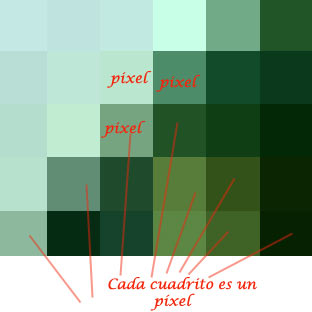
#> input picture pixelesimagen.jpeg, 312 x 312 px
$ python main.py
#> lines starting #> are read from the running program, lines starting #| are printed output that depends on the picture; after the words box and inside, x2 and y2 are one past the last pixel; in counts of white or black regions, pixels touching at a corner belong together
### Apertura.py
import sys
import matplotlib.pyplot as plotter
from PIL import Image, ImageOps
import numpy as np
import time
from ordenamiento_media  import Ordenamiento

class Apertura():
  def probar_apertura_archivo(self):
    """
    Función que pregunta la dirección de la imagen a la que se le desea sacar el filtro de medianas y transforma dicha imagen en una matriz.
    Salida: matriz que contiene los valores de la imagen
    Restricciones: Se debe escribir la dirección de una imagen previamente guardada
    """
    #cambia el limite de la pila
    sys.setrecursionlimit(10**6)
    #lectura de la imagen en escala de grises
    direccion_archivo= input("Introduzca la dirección de la imagen a la que le desea aplicar el filtro de medianas:")
#> the answer given: pixelesimagen.jpeg
    imagen = Image.open(direccion_archivo)
#> imagen is the input picture: PIL image 312x312 RGB; mean R, G, B 126.5, 157.5, 131.7
    #crea la imagen a escala de grises
    gray_image = ImageOps.grayscale(imagen)
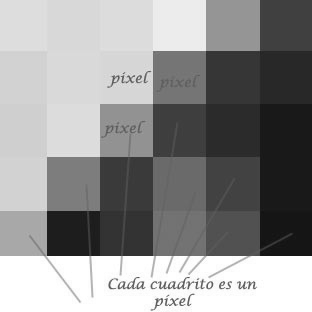
#> gray_image: PIL image 312x312 L; min 17, max 255, mean 145.2
    #muestra la imagen
    gray_image.show()
    #convierte la imagen a escala de grises a numpy array
    gray_image_np = np.asarray(gray_image)
    gray_image_lists_py = gray_image_np.tolist()
#> gray_image_lists_py = 312 items
    return gray_image_np


  def abrir_nuevo_archivo(self,matriz):
    """
    Función que transforma una matriz en una imagen y la muestra.
    Parámetro: Matriz (matriz de medias calculada)
    """
    #Transforma la matriz en una imagen
    image = Image.fromarray(np.array(matriz))
    #muestra la imagen
    image.show()

### calculo_media.py
import numpy as np
import sys
import matplotlib.pyplot as plotter
from ordenamiento_media import Ordenamiento,Ordenamiento_2
from Apertura import Apertura


class Calculo_Media():
  #Constructor
  def __init__(self,matriz):
    self.matriz_de_medias= np.zeros((len(matriz), len( matriz[0,] )))
#> self.matriz_de_medias: shape (312, 312) float64; every value is 0

  def calcular_matriz_de_medias(self,matriz, contador_fila, ventana,selector):
    """
    Función que recorre cada una de las filas de la matriz para construir cada fila de la matriz de medianas.
    Parametro 1: matriz a la que se le aplicará el filtro de medianas
    Parametro 2: contador que representa la fila a la cual se calculara la mediana al rededor de cada uno de sus valores
    Parametro 3: tamaño de la ventana
    Parametro 4: Algoritmo de ordenamiento que se desea utilizar. Opciones: 1 o 2
    Return: matriz de medianas, la cual representa la imagen filtrada
    """
    #Si ya se recorrieron todas las filas
    if contador_fila!=len(matriz):
      calcular_media_ventana(self,matriz, contador_fila,0,ventana,selector)
      return self.calcular_matriz_de_medias(matriz, contador_fila+1, ventana,selector)
    else:
      return self.matriz_de_medias


def calcular_media_ventana(self,matriz, fila, contador_columna,ventana,selector):
  """
  Calcula la mediana de cada posición de una fila de la matriz dada una ventana de cierto tamaño.
  Parametro 1: matriz a la que se le aplicará el filtro de medianas
  Parametro 2: fila de la matriz que se recorrerá
  Parametro 3: contador que representa la posición de la fila sobre la que se calculará la ventana
  Parametro 4: tamaño de la ventana
  Parametro 5: Algoritmo de ordenamiento que se desea utilizar. Opciones: 1 o 2
  Return: lista que contiene las medianas de la n-ésima fila de la matriz
  """
  #Si se desea usar el segundo algoritmo de ordenamiento
  if selector == 2 :
    orde = Ordenamiento_2()
  #Si se desea usar el primer algoritmo de ordenamiento
  else:
    orde = Ordenamiento()

  #Cantidad de posiciones a la izquierda/derecha arriba/abajo de la posición específica que pertenecen a la ventana
  radio= int(ventana/2)
  #Si no se ha llegado al final de la columna
  if len(matriz[fila,])!=contador_columna :
    #Si se está dentro de la ventana y la ventana no se salga de la matriz por arriba ni por abajo
    if contador_columna >= radio and len(matriz)-1-radio >= contador_columna:
      #Si la ventana no se sale de la matriz por la derecha ni por la izquierda
      if fila >= radio and len(matriz[0,])-1-radio >= fila:
        media_por_sacar=matriz[fila-radio:fila+radio+1, contador_columna-radio:contador_columna+radio+1]
        self.matriz_de_medias[fila,contador_columna]=orde.media(media_por_sacar.flatten())
        return calcular_media_ventana(self,matriz, fila, contador_columna+1,ventana,selector)
      #La ventana se sale de la matriz por la izquierda
      elif fila < radio and len(matriz[0,])-1-radio >= fila:
        media_por_sacar=matriz[0:fila+radio+1, contador_columna-radio:contador_columna+radio+1]
        self.matriz_de_medias[fila,contador_columna]=orde.media(media_por_sacar.flatten())
        return calcular_media_ventana(self,matriz, fila, contador_columna+1,ventana,selector)
      #La ventana se sale de la matriz por la derecha
      elif fila >= radio and len(matriz[0,])-1-radio < fila:
        media_por_sacar=matriz[fila-radio: , contador_columna-radio:contador_columna+radio+1]
        self.matriz_de_medias[fila,contador_columna]=orde.media(media_por_sacar.flatten())
        return calcular_media_ventana(self,matriz, fila, contador_columna+1,ventana,selector)
      #La ventana se sale de la matriz lateralmente por ambos lados
      else:
        media_por_sacar=matriz[0: , contador_columna-radio:contador_columna+radio+1]
        self.matriz_de_medias[fila,contador_columna]=orde.media(media_por_sacar.flatten())
        return calcular_media_ventana(self,matriz, fila, contador_columna+1,ventana,selector)
    #La ventana se sale de la matriz por arriba
    elif contador_columna < radio and len(matriz)-1-radio >= contador_columna:
      calcular_media_arriba(self,matriz, fila, contador_columna, radio,selector)
      return calcular_media_ventana(self,matriz, fila, contador_columna+1,ventana,selector)
    #La ventana se sale por abajo
    elif contador_columna >= radio and len(matriz)-1-radio < contador_columna:
      calcular_media_abajo(self,matriz, fila, contador_columna, radio,selector)
      return calcular_media_ventana(self,matriz, fila, contador_columna+1,ventana,selector)
    #La ventana se sale por arriba y por abajo
    else:
      calcular_media_abajo_arriba(self,matriz, fila, contador_columna, radio,selector)
      return calcular_media_ventana(self,matriz, fila, contador_columna+1,ventana,selector)


def calcular_media_arriba(self,matriz, fila, contador_columna, radio, selector):
  """
  Se calcula la media de una ventana que se sale por arriba de una posición específica de la matriz
  Parametro 1: matriz a la que se le aplicará el filtro de medianas
  Parametro 2: numero de fila de la posición específica
  Parametro 3: numero de columna de la posición específica
  Parametro 4: cantidad de posiciones a la izquierda/derecha arriba/abajo de la posición específica que pertenecen a la ventana
  Parametro 5: Algoritmo de ordenamiento que se desea utilizar. Opciones: 1 o 2
  """
  #Si se desea usar el segundo algoritmo de ordenamiento
  if selector == 2 :
    orde = Ordenamiento_2()
  #Si se desea usar el primer algoritmo de ordenamiento
  else:
    orde = Ordenamiento()
  #Si la ventana no se sale de la matriz por la derecha ni por la izquierda
  if fila >= radio and len(matriz[0,])-1-radio >= fila:
    media_por_sacar=matriz[fila-radio:fila+radio+1, 0:contador_columna+radio+1]
    self.matriz_de_medias[fila,contador_columna]=orde.media(media_por_sacar.flatten())
  #La ventana se sale de la matriz por la izquierda
  elif fila < radio and len(matriz[0,])-1-radio >= fila:
    media_por_sacar=matriz[0:fila+radio+1, 0:contador_columna+radio+1]
    self.matriz_de_medias[fila,contador_columna]=orde.media(media_por_sacar.flatten())
  #La ventana se sale de la matriz por la derecha
  elif fila >= radio and len(matriz[0,])-1-radio < fila:
    media_por_sacar=matriz[fila-radio: , 0:contador_columna+radio+1]
    self.matriz_de_medias[fila,contador_columna]=orde.media(media_por_sacar.flatten())
  #La ventana se sale de la matriz lateralmente por ambos lados
  else:
    media_por_sacar=matriz[0: , 0:contador_columna+radio+1]
    self.matriz_de_medias[fila,contador_columna]=orde.media(media_por_sacar.flatten())

def calcular_media_abajo(self,matriz, fila, contador_columna, radio, selector):
  """
  Se calcula la media de una ventana que se sale por abajo de una posición específica de la matriz
  Parametro 1: matriz a la que se le aplicará el filtro de medianas
  Parametro 2: numero de fila de la posición específica
  Parametro 3: numero de columna de la posición específica
  Parametro 4: cantidad de posiciones a la izquierda/derecha arriba/abajo de la posición específica que pertenecen a la ventana
  Parametro 5: Algoritmo de ordenamiento que se desea utilizar. Opciones: 1 o 2
  """
  #Si se desea usar el segundo algoritmo de ordenamiento
  if selector == 2 :
    orde = Ordenamiento_2()
  #Si se desea usar el primer algoritmo de ordenamiento
  else:
    orde = Ordenamiento()
  #Si la ventana no se sale de la matriz por la derecha ni por la izquierda
  if fila >= radio and len(matriz[0,])-1-radio >= fila:
    media_por_sacar=matriz[fila-radio:fila+radio+1, contador_columna-radio:]
    self.matriz_de_medias[fila,contador_columna]=orde.media(media_por_sacar.flatten())
  #La ventana se sale de la matriz por la izquierda
  elif fila < radio and len(matriz[0,])-1-radio >= fila:
    media_por_sacar=matriz[0:fila+radio+1, contador_columna-radio:]
    self.matriz_de_medias[fila,contador_columna]=orde.media(media_por_sacar.flatten())
  #La ventana se sale de la matriz por la derecha
  elif fila >= radio and len(matriz[0,])-1-radio < fila:
    media_por_sacar=matriz[fila-radio: , contador_columna-radio:]
    self.matriz_de_medias[fila,contador_columna]=orde.media(media_por_sacar.flatten())
  #La ventana se sale de la matriz lateralmente por ambos lados
  else:
    media_por_sacar=matriz[0: , contador_columna-radio:]
    self.matriz_de_medias[fila,contador_columna]=orde.media(media_por_sacar.flatten())

# [31 lines left out: function calcular_media_abajo_arriba, not called in this run]

#Devuelve la matriz de medias
def get(self):
  return self.matriz_de_medias

### ordenamiento_media.py
import numpy as np
import sys

class Ordenamiento():
  """
  Clase que contiene una función (con un algoritmo) que se encargan de ordenar las listas y calcular la media
  """

  def _init_(self):
    pass
  def media(self,lista):
    """
    Función que encuentra el valor medio de una lista
    Parámetro: lista de la que se encontrará la media
    Return: número medio
    Restricción: Para listas de tamaño n (un número par) toma la media como el valor en la posición (n/2)+1
    """
    #Se ordena la lista de menor a mayor
    copia_lista= self.quick_sort(lista)
    #Se calcula el índice en el que se encuentra el valor medio
    numero_medio = int(len(copia_lista)/2)
    return copia_lista[numero_medio]

  def quick_sort(self,lista):
    """
    Ordena la lista usando un nuevo algoritmo de ordenamiento
    Entradas: lista a ordenar
    Return: lista ordenada
    Nota: Para simplificar el código se utilizó el mismo nombre del otro algoritmo de ordenamiento
    """
    #Crea una copia de lista
    lista_fin = lista.copy()
    if len(lista)>1:
      return self.quick_sort_aux(list(lista_fin),[])
    else:
      return self.lista

  def quick_sort_aux(self,lista,lista_ord):
    """
    Función que se encarga de encontrar el elemento mínimo de la copia de la lista, agregarlo a una nueva lista y eliminarlo de la copia de la lista original
    Parametro 1: Lista que se desea ordenar (copia de la lista original)
    Parametro 2: Lista ordenada ascendentemente
    """
    #Si lista no está vacía
    try:
      #Encuentra el elemento mínimo
      elemento_min = min(lista)
      #Agrega el elemento mínimo y lo agrega al final de lista_ord
      lista_ord.append(elemento_min)
      #Elimina el elemento de lista
      lista.remove(elemento_min)
      return self.quick_sort_aux(lista,lista_ord)

    #Si lista está vacía
    except IndexError:
      matriz_res = np.array(lista_ord)
      return matriz_res

    except ValueError:
      elemento_min = lista[0]
      lista_ord.append(elemento_min)
      lista.remove(elemento_min)

class Ordenamiento_2():
  """
  Clase que contiene una función (con un algoritmo distinto al que se encuentra en Ordenamiento) que se encargan de ordenar las listas y calcular la media
  """

  def _init_(self):
    pass
  # [91 lines left out: functions media, quick_sort, mayores, menores, not called in this run]

### main.py
import sys
import matplotlib.pyplot as plotter
from PIL import Image, ImageOps
import numpy as np
import time #Clase que permite mostrar el tiempo de ejecución del sistema
from calculo_media import Calculo_Media #Clase que sirve para calcular el filtro de medias a una matriz
from Apertura import Apertura #Clase creada para convertir la imagen y mostrarla


#Se crea una instancia de la clase Apertura
aper = Apertura()
#Matriz que contiene la imagen
matriz = aper.probar_apertura_archivo()
#Instancia de la clase Calculo_Media
cm = Calculo_Media(matriz)
#Tamaño de la ventana
dimension_ventana = int(input("Ingrese el tamaño de la ventana: "))
#> the answer given: 3
#Opción de algoritmo de ordenamiento que se quiera usar
selector = int(input("Ingrese el algoritmo de ordenamiento que quiere usar (1) o (2)"))
#> the answer given: 1
#Si los datos introducidos por el usuario son los esperados
if isinstance(dimension_ventana,int) and dimension_ventana % 2 == 1 and isinstance(selector,int) and (1 == selector or selector == 2):
  #Calcula el momento en que se empieza a correr el programa
  inicio= time.time()
  #Calcula 2 veces el filtro de medianas
  resultado= cm.calcular_matriz_de_medias(cm.calcular_matriz_de_medias(matriz,0,dimension_ventana,selector),0,dimension_ventana,selector)
#> in calcular_media_arriba, `media_por_sacar=matriz[0:fila+radio+1, 0:contador_columna+radio+1]`: media_por_sacar = [[221, 221], [221, 221]]
#> in quick_sort, `lista_fin = lista.copy()`: lista_fin = [221, 221, 221, 221]
#> in quick_sort_aux, `elemento_min = min(lista)`: elemento_min = 221
#> in media, `copia_lista= self.quick_sort(lista)`: copia_lista = [221, 221, 221, 221]
#> in media, `numero_medio = int(len(copia_lista)/2)`: numero_medio = 2
#> in calcular_media_arriba, `self.matriz_de_medias[fila,contador_columna]=orde.media(media_por_saca..`:
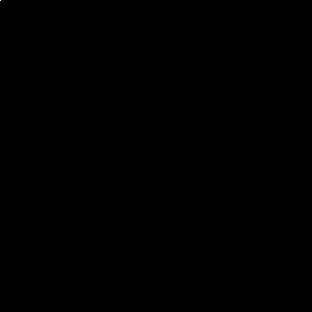
#> self.matriz_de_medias: shape (312, 312) float64; values 0 (black) and 221 (white), 0% white in thin lines or dots, all inside (x1, y1, x2, y2) = (0, 0, 1, 1)
  #Calcula el filtro de medianas nuevamente y muestra la imagen generada
  mostrar = aper.abrir_nuevo_archivo(cm.calcular_matriz_de_medias(matriz,0,dimension_ventana,selector))
else:
  raise ValueError("Tipo de dato tiene que ser un entero impar y el algoritmo solo existen dos opciones de algoritmo,intentelo nuevamente.")

#Momento de finalización de la prueba
fin= time.time()

print("Tiempo que tardo el programa en ejecutarse: "+str(int((fin-inicio)*1000)) + " milisegundos.")
